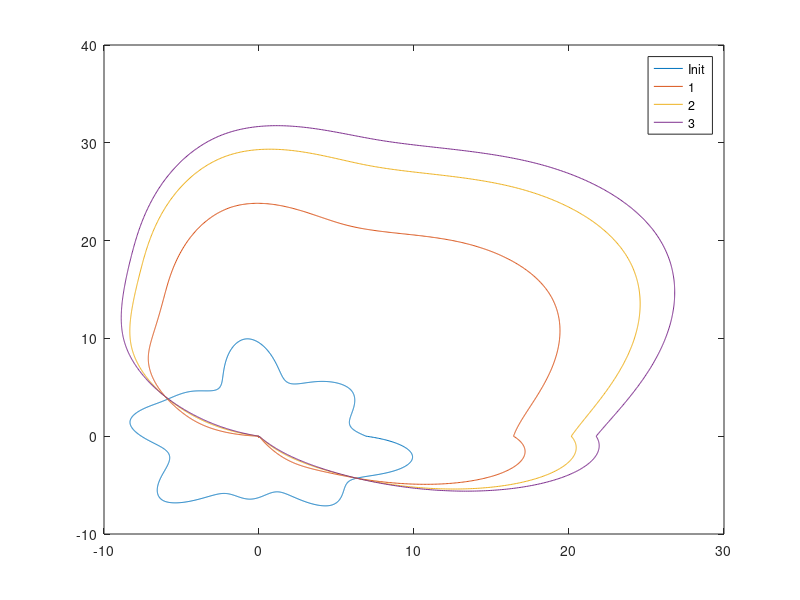
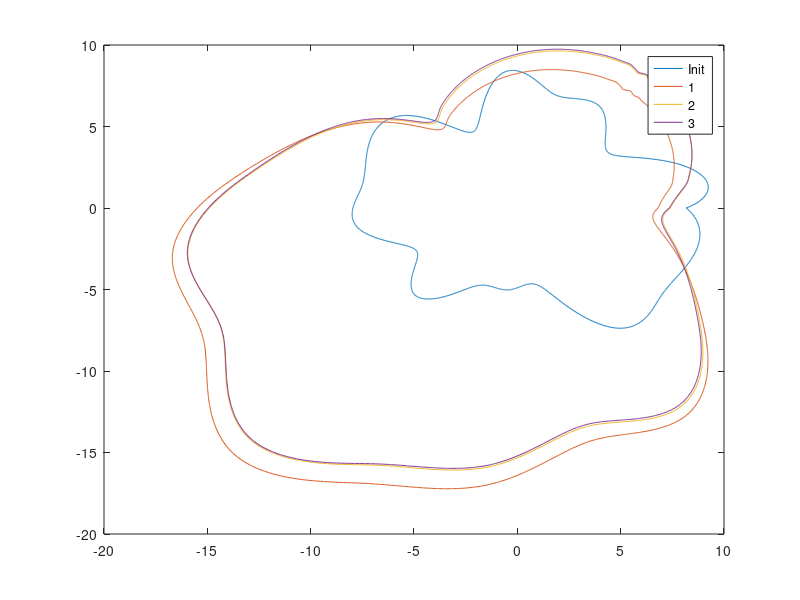
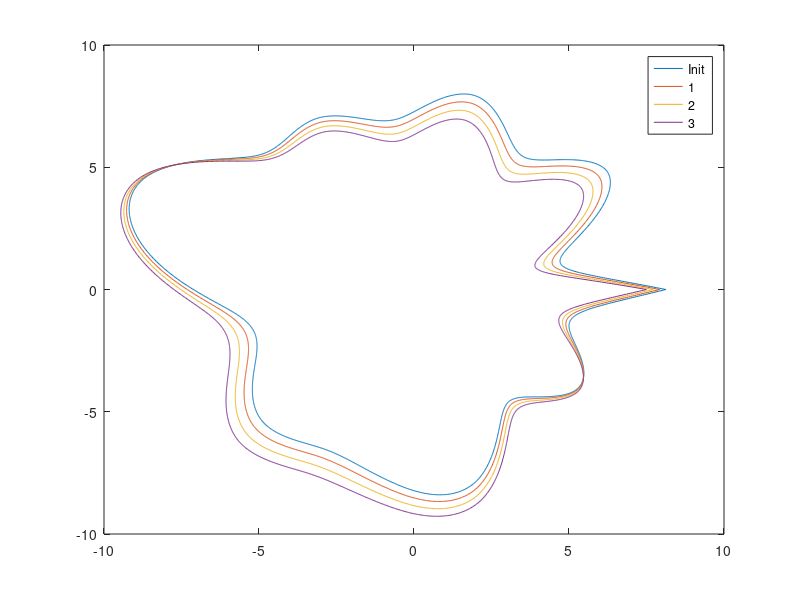

These charts were generated, in order, by the following MATLAB code:
function Prob1_03()
    close all; clear all;
    
    %User configurable parameters
    nCurves     = 3;    %Number of different curves to be tested
    nPoints     = 2000; %Number of points in a curve boundary
    nTimeSteps  = 3;    %Determines how many plots will be displayed per curve
    
    %Developer configurable parameters
    gapPlot     = 100;  %Num iterations between successive curve-plot
    
    %Compute number of iterations based on configured parameters
    nItr        = gapPlot * nTimeSteps;
    
    %Loop over all curves
    for curveID=1:nCurves
        %Generate a random curve
        [x, y, rFine, thetaFine] = get_rand_curve(nPoints); 

        %Draw initial curve
        figure, 
        pltID = 1;
        plot(x, y);
        hold on;
        
        %Loop over iterations for a curve
        for itrID=1:nItr
            %Compute curvature K
            dx      = gradient(x);
            ddx     = gradient(dx);
            dy      = gradient(y);
            ddy     = gradient(dy);
            ds      = sqrt(dx.^2 + dy.^2);
            K       = (dx .* ddy - ddx .* dy)./power((dx.^2 + dy.^2), 1.5);

            %Compute Normal to the curve
            N       = [-dy./ds, dx./ds];
            
            %Compute the amount by which coordinates has to change in next iteration
            delta   = -[K .* N(:, 2), K .* N(:, 1)];

            % Update coordinates
            x       = (x - delta(:, 1));
            y       = (y - delta(:, 2));            
            rFine   = sqrt(x.^2 + y.^2);
            [x y]   = get_updated_curve(rFine, thetaFine);
            
            %Display each curve nTimeSteps times on screen
            if (0 == mod(itrID, gapPlot))
                plot(x, y);
                pltID = pltID + 1;
            end            
        end
        
        if(nTimeSteps == 1)
            legend('Init', '1');
        elseif(nTimeSteps == 2)
            legend('Init', '1', '2');
        elseif(nTimeSteps == 3)
            legend('Init', '1', '2', '3');
        end

        hold off;
    end
end %Main function

%{
To avoid generating a curve whose boundary has large fluctuations, we first
create a curve with small number of boundary points (Coarse) and then interpolate
the points within the boundary (Fine) with the help of a cubic spline.
%}
function [x, y, rFine, thetaFine] = get_rand_curve(N)
    numCoarsePts  = 20; %Chosen by hit and trial
    thetaCoarse   = linspace(0, 2 * pi, numCoarsePts);
    thetaFine     = linspace(0, 2 * pi, N);

    % 1 is added to avoid self-intersecting curves.
    % 5 is just for a bigger scale. Chosen arbitrarily.
    rCoarse     = 5 * (1 + rand(size(thetaCoarse)));
    rCoarse(end)= rCoarse(1);
    rFine       = interp1(thetaCoarse, rCoarse, thetaFine, 'spline');
    
    x           = rFine .* cos(thetaFine);
    y           = rFine .* sin(thetaFine);
end

%{
Get updated curve from rFine and thetaFine values
%}
function [x, y] = get_updated_curve(rFine, thetaFine)
    x           = rFine .* cos(thetaFine);
    y           = rFine .* sin(thetaFine);
end